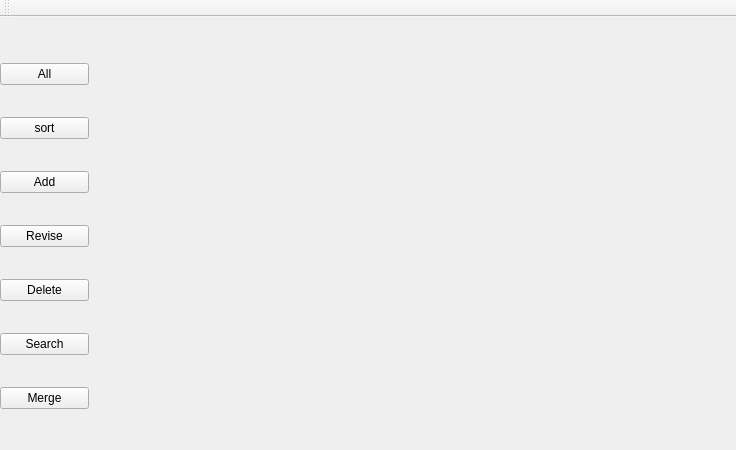
<?xml version="1.0" encoding="UTF-8"?>
<ui version="4.0">
 <class>MainWindow</class>
 <widget class="QMainWindow" name="MainWindow">
  <property name="geometry">
   <rect>
    <x>0</x>
    <y>0</y>
    <width>736</width>
    <height>450</height>
   </rect>
  </property>
  <property name="windowTitle">
   <string>MainWindow</string>
  </property>
  <widget class="QWidget" name="centralWidget">
   <widget class="QWidget" name="verticalLayoutWidget">
    <property name="geometry">
     <rect>
      <x>-11</x>
      <y>9</y>
      <width>111</width>
      <height>421</height>
     </rect>
    </property>
    <layout class="QVBoxLayout" name="verticalLayout">
     <item>
      <widget class="QPushButton" name="AllButton">
       <property name="text">
        <string>All</string>
       </property>
      </widget>
     </item>
     <item>
      <widget class="QPushButton" name="SortButton">
       <property name="text">
        <string>sort</string>
       </property>
      </widget>
     </item>
     <item>
      <widget class="QPushButton" name="AddButton">
       <property name="text">
        <string>Add</string>
       </property>
      </widget>
     </item>
     <item>
      <widget class="QPushButton" name="ReviseButton">
       <property name="text">
        <string>Revise</string>
       </property>
      </widget>
     </item>
     <item>
      <widget class="QPushButton" name="DeleteButton">
       <property name="text">
        <string>Delete</string>
       </property>
      </widget>
     </item>
     <item>
      <widget class="QPushButton" name="SearchButton">
       <property name="text">
        <string>Search</string>
       </property>
      </widget>
     </item>
     <item>
      <widget class="QPushButton" name="MergeButton">
       <property name="text">
        <string>Merge</string>
       </property>
      </widget>
     </item>
    </layout>
   </widget>
   <widget class="QWidget" name="mainSpace" native="true">
    <property name="geometry">
     <rect>
      <x>109</x>
      <y>9</y>
      <width>621</width>
      <height>411</height>
     </rect>
    </property>
    <layout class="QHBoxLayout" name="horizontalLayout"/>
   </widget>
  </widget>
  <widget class="QToolBar" name="mainToolBar">
   <attribute name="toolBarArea">
    <enum>TopToolBarArea</enum>
   </attribute>
   <attribute name="toolBarBreak">
    <bool>false</bool>
   </attribute>
  </widget>
 </widget>
 <layoutdefault spacing="6" margin="11"/>
 <resources/>
 <connections/>
</ui>
